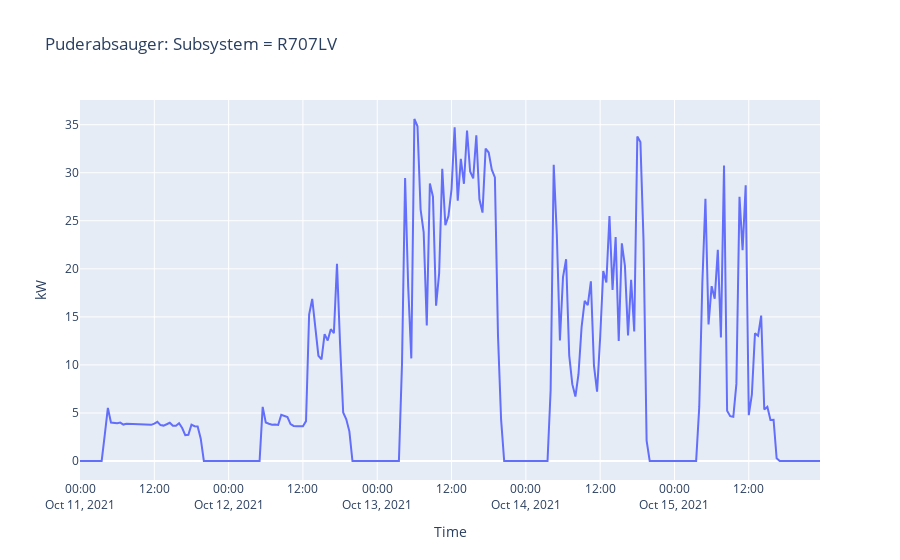

Write notebook code for a chart like this one.
### Code cell
px.line(
    x=df.index, y=df.kw, 
    title='Puderabsauger: Subsystem = R707LV',
    labels={
        'x': 'Time',
        'y': 'kW'
    },
    markers=False)

### Figure 1 — Plotly figure (JSON) as saved in the notebook; plotly's stock layout.template omitted (floating-point values rounded to 4 significant figures; data arrays with more than 128 entries replaced by an {"elided": "..."} marker saying what was removed)
{"data": [{"hovertemplate": "Time=%{x}<br>kW=%{y}<extra></extra>", "legendgroup": "", "line": {"color": "#636efa", "dash": "solid"}, "marker": {"symbol": "circle"}, "mode": "lines", "name": "", "orientation": "v", "showlegend": false, "type": "scatter", "x": {"elided": "240 str values"}, "xaxis": "x", "y": {"elided": "240 float values"}, "yaxis": "y"}], "layout": {"legend": {"tracegroupgap": 0}, "title": {"text": "Puderabsauger: Subsystem = R707LV"}, "xaxis": {"anchor": "y", "domain": [0, 1], "title": {"text": "Time"}}, "yaxis": {"anchor": "x", "domain": [0, 1], "title": {"text": "kW"}}}}
